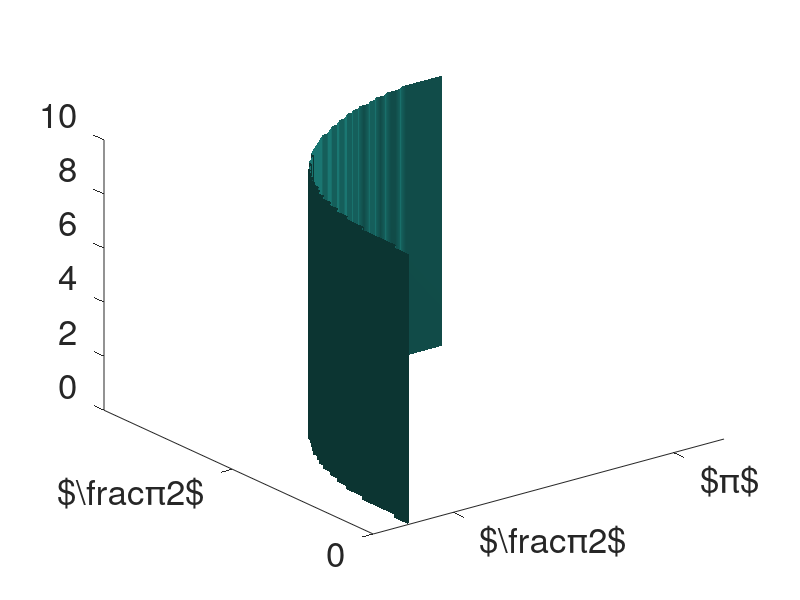

The MATLAB source for this figure: (Note: this script raises an error after producing the figure.)
clear all
close all
clc

r_u=1;
r_v=2;
n=100;
% figure('position',[0 0.1 1 0.3])
% i=1;

for G=2
% subplot(1,3,i)
% i=i+1;
[theta_u,theta_v,F]=meshgrid(linspace(0,pi,n),linspace(0,pi,n),linspace(0,10,100));
f=4.*cos(theta_v).*cos(theta_u)/3+cos(theta_u).*r_v-cos(theta_v).*r_u;
g=double(f>0);
hh=g;
hh(hh==0)=nan;


isosurface(theta_u,theta_v,F,g)
hold on


xticks([0:pi/2:pi])
yticks([0:pi/2:pi])
xticklabels({0,'$\frac{\pi}{2}$','$\pi$'})
yticklabels({0,'$\frac{\pi}{2}$','$\pi$'})

set(gca,'fontsize',25)


T4ppnn=sqrt(r_u).*sqrt(r_v).*sqrt((3.*r_v+4.*cos(theta_v)).*cos(theta_u)-3.*cos(theta_v).*r_u).*sqrt(F-G)+r_u.*F.*cos(theta_u)+r_v.*cos(theta_v)-(3/4.*(F-G)).*r_u^2;
% T4npnn=-(4.*r_u.*F.*cos(theta_u)-3.*r_u.^2.*F-3.*r_u.^2.*G-4.*r_v.*cos(theta_v)...
%     -6.*r_v.^2-4.*sqrt(r_v).*sqrt(-(3.*r_v+4.*cos(theta_v)).*cos(theta_u)+3.*r_u.*cos(theta_v))...
%     .*sqrt(r_u).*sqrt(F-G));

T4Linear=(5/42.*sqrt(2)).*sqrt(7).*(theta_u.^2+(1/10).*theta_v.^2-14/5).*sqrt(F-G)...
    -(1/6).*F.*theta_u.^2-(1/3).*theta_v.^2+(1/12).*F+(1/4).*G+2/3;

T4=T4ppnn;
% T4(imag(T4)~=0)=1;

TT4=double(T4<0);
isosurface(theta_u,theta_v,F,TT4)

TTT4=TT4;
TTT4(TTT4==0)=nan;
hh=hh.*TTT4;
h=scatter3(theta_u(1:2:end),theta_v(1:2:end),F(1:2:end),20,hh(1:2:end),'filled');
xlabel('$\theta_u$')
ylabel('$\theta_v$')
zlabel('$F$')
alpha = 0.02;
view([150 40])
view([-25 40])
set(h, 'MarkerEdgeAlpha', alpha, 'MarkerFaceAlpha', alpha)
axis tight
end
% export_fig(['./Latex/Pictures/Instability_movement_region_ru_',num2str(r_u),'_.png'],'-r300')
% pause(1)
